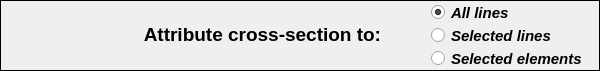
  <widget class="QFrame" name="top_frame">
   <property name="geometry">
    <rect>
     <x>0</x>
     <y>0</y>
     <width>600</width>
     <height>71</height>
    </rect>
   </property>
   <property name="minimumSize">
    <size>
     <width>600</width>
     <height>0</height>
    </size>
   </property>
   <property name="maximumSize">
    <size>
     <width>600</width>
     <height>16777215</height>
    </size>
   </property>
   <property name="frameShape">
    <enum>QFrame::Box</enum>
   </property>
   <property name="frameShadow">
    <enum>QFrame::Plain</enum>
   </property>
   <property name="lineWidth">
    <number>1</number>
   </property>
   <widget class="QLabel" name="label">
    <property name="geometry">
     <rect>
      <x>64</x>
      <y>20</y>
      <width>317</width>
      <height>29</height>
     </rect>
    </property>
    <property name="font">
     <font>
      <family>Arial</family>
      <pointsize>14</pointsize>
      <weight>75</weight>
      <italic>false</italic>
      <bold>true</bold>
     </font>
    </property>
    <property name="text">
     <string>&lt;html&gt;&lt;head/&gt;&lt;body&gt;&lt;p align=&quot;right&quot;&gt;Attribute cross-section to:&lt;/p&gt;&lt;/body&gt;&lt;/html&gt;</string>
    </property>
    <property name="textFormat">
     <enum>Qt::AutoText</enum>
    </property>
    <property name="alignment">
     <set>Qt::AlignCenter</set>
    </property>
   </widget>
   <widget class="QWidget" name="gridLayoutWidget">
    <property name="geometry">
     <rect>
      <x>430</x>
      <y>4</y>
      <width>157</width>
      <height>65</height>
     </rect>
    </property>
    <layout class="QGridLayout" name="gridLayout">
     <item row="0" column="0">
      <widget class="QRadioButton" name="radioButton_all_lines">
       <property name="minimumSize">
        <size>
         <width>130</width>
         <height>17</height>
        </size>
       </property>
       <property name="maximumSize">
        <size>
         <width>130</width>
         <height>17</height>
        </size>
       </property>
       <property name="font">
        <font>
         <family>Arial</family>
         <pointsize>11</pointsize>
         <weight>75</weight>
         <italic>true</italic>
         <bold>true</bold>
         <stylestrategy>PreferAntialias</stylestrategy>
        </font>
       </property>
       <property name="focusPolicy">
        <enum>Qt::ClickFocus</enum>
       </property>
       <property name="text">
        <string>All lines</string>
       </property>
       <property name="checked">
        <bool>true</bool>
       </property>
      </widget>
     </item>
     <item row="1" column="0">
      <widget class="QRadioButton" name="radioButton_selected_lines">
       <property name="minimumSize">
        <size>
         <width>130</width>
         <height>17</height>
        </size>
       </property>
       <property name="maximumSize">
        <size>
         <width>130</width>
         <height>17</height>
        </size>
       </property>
       <property name="font">
        <font>
         <family>Arial</family>
         <pointsize>11</pointsize>
         <weight>75</weight>
         <italic>true</italic>
         <bold>true</bold>
         <stylestrategy>PreferAntialias</stylestrategy>
        </font>
       </property>
       <property name="focusPolicy">
        <enum>Qt::ClickFocus</enum>
       </property>
       <property name="text">
        <string>Selected lines</string>
       </property>
       <property name="checked">
        <bool>false</bool>
       </property>
      </widget>
     </item>
     <item row="2" column="0">
      <widget class="QRadioButton" name="radioButton_selected_elements">
       <property name="minimumSize">
        <size>
         <width>130</width>
         <height>17</height>
        </size>
       </property>
       <property name="maximumSize">
        <size>
         <width>155</width>
         <height>17</height>
        </size>
       </property>
       <property name="font">
        <font>
         <family>Arial</family>
         <pointsize>11</pointsize>
         <weight>75</weight>
         <italic>true</italic>
         <bold>true</bold>
         <stylestrategy>PreferAntialias</stylestrategy>
        </font>
       </property>
       <property name="focusPolicy">
        <enum>Qt::ClickFocus</enum>
       </property>
       <property name="text">
        <string>Selected elements</string>
       </property>
       <property name="checked">
        <bool>false</bool>
       </property>
      </widget>
     </item>
    </layout>
   </widget>
  </widget>
